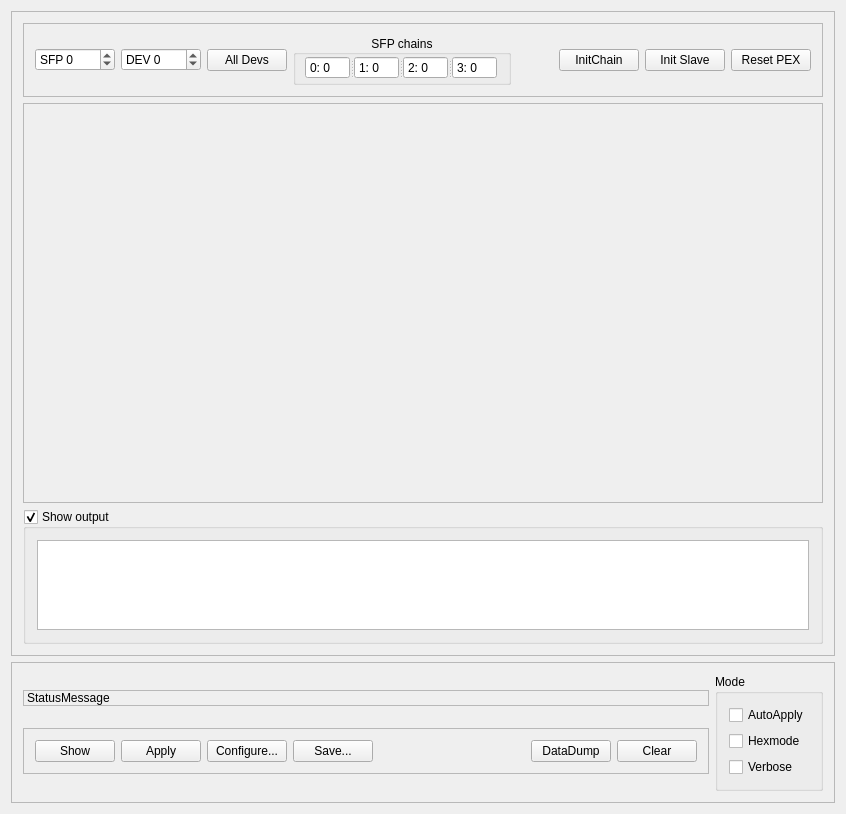
<?xml version="1.0" encoding="UTF-8"?>
<ui version="4.0">
 <class>GosipGui</class>
 <widget class="QWidget" name="GosipGui">
  <property name="geometry">
   <rect>
    <x>0</x>
    <y>0</y>
    <width>846</width>
    <height>814</height>
   </rect>
  </property>
  <property name="windowTitle">
   <string>GOSIP GUI</string>
  </property>
  <layout class="QGridLayout" name="gridLayout_4">
   <item row="1" column="0">
    <widget class="QScrollArea" name="ControlButton_scrollArea">
     <property name="sizePolicy">
      <sizepolicy hsizetype="Expanding" vsizetype="Maximum">
       <horstretch>0</horstretch>
       <verstretch>0</verstretch>
      </sizepolicy>
     </property>
     <property name="minimumSize">
      <size>
       <width>0</width>
       <height>125</height>
      </size>
     </property>
     <property name="widgetResizable">
      <bool>true</bool>
     </property>
     <widget class="QWidget" name="scrollAreaWidgetContents_2">
      <property name="geometry">
       <rect>
        <x>0</x>
        <y>0</y>
        <width>824</width>
        <height>123</height>
       </rect>
      </property>
      <layout class="QGridLayout" name="gridLayout">
       <item row="0" column="0">
        <layout class="QVBoxLayout" name="verticalLayout">
         <item>
          <widget class="QLabel" name="StatusLabel">
           <property name="sizePolicy">
            <sizepolicy hsizetype="Preferred" vsizetype="Fixed">
             <horstretch>0</horstretch>
             <verstretch>0</verstretch>
            </sizepolicy>
           </property>
           <property name="toolTip">
            <string>&lt;html&gt;&lt;head/&gt;&lt;body&gt;&lt;p&gt;Currently shown device and last refresh time&lt;/p&gt;&lt;/body&gt;&lt;/html&gt;</string>
           </property>
           <property name="locale">
            <locale language="English" country="UnitedStates"/>
           </property>
           <property name="frameShape">
            <enum>QFrame::StyledPanel</enum>
           </property>
           <property name="text">
            <string>StatusMessage</string>
           </property>
          </widget>
         </item>
         <item>
          <widget class="QFrame" name="controlframe">
           <property name="sizePolicy">
            <sizepolicy hsizetype="Preferred" vsizetype="Fixed">
             <horstretch>0</horstretch>
             <verstretch>0</verstretch>
            </sizepolicy>
           </property>
           <property name="frameShape">
            <enum>QFrame::StyledPanel</enum>
           </property>
           <property name="frameShadow">
            <enum>QFrame::Raised</enum>
           </property>
           <layout class="QHBoxLayout" name="horizontalLayout_3">
            <item>
             <widget class="QPushButton" name="RefreshButton">
              <property name="toolTip">
               <string>&lt;html&gt;&lt;head/&gt;&lt;body&gt;&lt;p&gt;Show values for current SFP and DEV.&lt;/p&gt;&lt;/body&gt;&lt;/html&gt;</string>
              </property>
              <property name="text">
               <string>Show</string>
              </property>
             </widget>
            </item>
            <item>
             <widget class="QPushButton" name="ApplyButton">
              <property name="toolTip">
               <string>&lt;html&gt;&lt;head/&gt;&lt;body&gt;&lt;p&gt;Apply settings to selected SFP and DEV&lt;/p&gt;&lt;/body&gt;&lt;/html&gt;</string>
              </property>
              <property name="text">
               <string>Apply</string>
              </property>
             </widget>
            </item>
            <item>
             <widget class="QPushButton" name="ConfigButton">
              <property name="toolTip">
               <string>&lt;html&gt;&lt;head/&gt;&lt;body&gt;&lt;p&gt;Set up registers from configuration file (*.gos)&lt;/p&gt;&lt;/body&gt;&lt;/html&gt;</string>
              </property>
              <property name="text">
               <string>Configure...</string>
              </property>
             </widget>
            </item>
            <item>
             <widget class="QPushButton" name="SaveConfigButton">
              <property name="toolTip">
               <string>Save registers to configuration file (*.gos) </string>
              </property>
              <property name="text">
               <string>Save...</string>
              </property>
             </widget>
            </item>
            <item>
             <spacer name="horizontalSpacer">
              <property name="orientation">
               <enum>Qt::Horizontal</enum>
              </property>
              <property name="sizeHint" stdset="0">
               <size>
                <width>40</width>
                <height>20</height>
               </size>
              </property>
             </spacer>
            </item>
            <item>
             <widget class="QPushButton" name="DumpButton">
              <property name="toolTip">
               <string>&lt;html&gt;&lt;head/&gt;&lt;body&gt;&lt;p&gt;Dump main register contents of selected device&lt;/p&gt;&lt;/body&gt;&lt;/html&gt;</string>
              </property>
              <property name="text">
               <string>DataDump</string>
              </property>
             </widget>
            </item>
            <item>
             <widget class="QPushButton" name="ClearOutputButton">
              <property name="toolTip">
               <string>&lt;html&gt;&lt;head/&gt;&lt;body&gt;&lt;p&gt;Clear output text window&lt;/p&gt;&lt;/body&gt;&lt;/html&gt;</string>
              </property>
              <property name="text">
               <string>Clear</string>
              </property>
             </widget>
            </item>
           </layout>
          </widget>
         </item>
        </layout>
       </item>
       <item row="0" column="1">
        <widget class="QGroupBox" name="ModesgroupBox">
         <property name="sizePolicy">
          <sizepolicy hsizetype="Preferred" vsizetype="Fixed">
           <horstretch>0</horstretch>
           <verstretch>0</verstretch>
          </sizepolicy>
         </property>
         <property name="title">
          <string>Mode</string>
         </property>
         <layout class="QVBoxLayout" name="verticalLayout_9">
          <item>
           <widget class="QCheckBox" name="checkBox_AA">
            <property name="toolTip">
             <string>&lt;html&gt;&lt;head/&gt;&lt;body&gt;&lt;p&gt;If checked values will be applyed directly when GUI elements are changed &lt;/p&gt;&lt;/body&gt;&lt;/html&gt;</string>
            </property>
            <property name="text">
             <string>AutoApply</string>
            </property>
           </widget>
          </item>
          <item>
           <widget class="QCheckBox" name="HexBox">
            <property name="toolTip">
             <string>&lt;html&gt;&lt;head/&gt;&lt;body&gt;&lt;p&gt;Check for hexadecimal numbers mode&lt;/p&gt;&lt;/body&gt;&lt;/html&gt;</string>
            </property>
            <property name="text">
             <string>Hexmode</string>
            </property>
           </widget>
          </item>
          <item>
           <widget class="QCheckBox" name="DebugBox">
            <property name="toolTip">
             <string>&lt;html&gt;&lt;head/&gt;&lt;body&gt;&lt;p&gt;Check for verbose debug mode of gosipcmd&lt;/p&gt;&lt;/body&gt;&lt;/html&gt;</string>
            </property>
            <property name="text">
             <string>Verbose</string>
            </property>
           </widget>
          </item>
         </layout>
        </widget>
       </item>
      </layout>
     </widget>
    </widget>
   </item>
   <item row="0" column="0">
    <widget class="QScrollArea" name="Main_scrollArea">
     <property name="widgetResizable">
      <bool>true</bool>
     </property>
     <widget class="QWidget" name="scrollAreaWidgetContents_4">
      <property name="geometry">
       <rect>
        <x>0</x>
        <y>0</y>
        <width>824</width>
        <height>659</height>
       </rect>
      </property>
      <layout class="QGridLayout" name="gridLayout_5">
       <item row="0" column="0">
        <widget class="QFrame" name="configureframe">
         <property name="sizePolicy">
          <sizepolicy hsizetype="Preferred" vsizetype="Fixed">
           <horstretch>0</horstretch>
           <verstretch>0</verstretch>
          </sizepolicy>
         </property>
         <property name="frameShape">
          <enum>QFrame::StyledPanel</enum>
         </property>
         <property name="frameShadow">
          <enum>QFrame::Raised</enum>
         </property>
         <layout class="QGridLayout" name="gridLayout_3">
          <item row="0" column="6">
           <widget class="QPushButton" name="ResetSlaveButton">
            <property name="toolTip">
             <string>&lt;html&gt;&lt;head/&gt;&lt;body&gt;&lt;p&gt;Reset logic on selected slave device&lt;/p&gt;&lt;/body&gt;&lt;/html&gt;</string>
            </property>
            <property name="text">
             <string>Init Slave</string>
            </property>
           </widget>
          </item>
          <item row="0" column="4">
           <spacer name="horizontalSpacer_2">
            <property name="orientation">
             <enum>Qt::Horizontal</enum>
            </property>
            <property name="sizeHint" stdset="0">
             <size>
              <width>378</width>
              <height>20</height>
             </size>
            </property>
           </spacer>
          </item>
          <item row="0" column="1">
           <widget class="QSpinBox" name="SlavespinBox">
            <property name="minimumSize">
             <size>
              <width>80</width>
              <height>0</height>
             </size>
            </property>
            <property name="toolTip">
             <string>&lt;html&gt;&lt;head/&gt;&lt;body&gt;&lt;p&gt;Number of device at sfp chain. -1 for broadcast setting.&lt;/p&gt;&lt;/body&gt;&lt;/html&gt;</string>
            </property>
            <property name="suffix">
             <string/>
            </property>
            <property name="prefix">
             <string>DEV </string>
            </property>
            <property name="minimum">
             <number>-1</number>
            </property>
            <property name="maximum">
             <number>254</number>
            </property>
            <property name="value">
             <number>0</number>
            </property>
           </widget>
          </item>
          <item row="0" column="5">
           <widget class="QPushButton" name="InitChainButton">
            <property name="toolTip">
             <string>&lt;html&gt;&lt;head/&gt;&lt;body&gt;&lt;p&gt;Initialize chain of slaves at SFP as set in spinbox&lt;/p&gt;&lt;/body&gt;&lt;/html&gt;</string>
            </property>
            <property name="text">
             <string>InitChain</string>
            </property>
           </widget>
          </item>
          <item row="0" column="7">
           <widget class="QPushButton" name="ResetBoardButton">
            <property name="toolTip">
             <string>Reset sfp engine on pex board</string>
            </property>
            <property name="text">
             <string>Reset PEX</string>
            </property>
           </widget>
          </item>
          <item row="0" column="2">
           <widget class="QPushButton" name="BroadcastButton">
            <property name="toolTip">
             <string>Set to broadcast mode</string>
            </property>
            <property name="text">
             <string>All Devs</string>
            </property>
            <property name="checkable">
             <bool>true</bool>
            </property>
            <property name="checked">
             <bool>false</bool>
            </property>
            <property name="autoDefault">
             <bool>false</bool>
            </property>
            <property name="flat">
             <bool>false</bool>
            </property>
           </widget>
          </item>
          <item row="0" column="3">
           <widget class="QGroupBox" name="groupBox">
            <property name="title">
             <string>SFP chains</string>
            </property>
            <property name="alignment">
             <set>Qt::AlignCenter</set>
            </property>
            <property name="flat">
             <bool>false</bool>
            </property>
            <property name="checkable">
             <bool>false</bool>
            </property>
            <layout class="QGridLayout" name="gridLayout_10">
             <property name="leftMargin">
              <number>9</number>
             </property>
             <property name="topMargin">
              <number>1</number>
             </property>
             <property name="bottomMargin">
              <number>3</number>
             </property>
             <item row="0" column="0">
              <widget class="QSplitter" name="splitter">
               <property name="orientation">
                <enum>Qt::Horizontal</enum>
               </property>
               <widget class="QSpinBox" name="Chain0_Box">
                <property name="toolTip">
                 <string>Number of initialized devices at SFP 0 chain </string>
                </property>
                <property name="readOnly">
                 <bool>true</bool>
                </property>
                <property name="buttonSymbols">
                 <enum>QAbstractSpinBox::NoButtons</enum>
                </property>
                <property name="prefix">
                 <string>0: </string>
                </property>
                <property name="maximum">
                 <number>255</number>
                </property>
               </widget>
               <widget class="QSpinBox" name="Chain1_Box">
                <property name="toolTip">
                 <string>Number of initialized devices at SFP 1 chain </string>
                </property>
                <property name="readOnly">
                 <bool>true</bool>
                </property>
                <property name="buttonSymbols">
                 <enum>QAbstractSpinBox::NoButtons</enum>
                </property>
                <property name="prefix">
                 <string>1: </string>
                </property>
                <property name="maximum">
                 <number>255</number>
                </property>
                <property name="value">
                 <number>0</number>
                </property>
               </widget>
               <widget class="QSpinBox" name="Chain2_Box">
                <property name="toolTip">
                 <string>Number of initialized devices at SFP 2 chain </string>
                </property>
                <property name="readOnly">
                 <bool>true</bool>
                </property>
                <property name="buttonSymbols">
                 <enum>QAbstractSpinBox::NoButtons</enum>
                </property>
                <property name="prefix">
                 <string>2: </string>
                </property>
                <property name="maximum">
                 <number>255</number>
                </property>
               </widget>
               <widget class="QSpinBox" name="Chain3_Box">
                <property name="toolTip">
                 <string>Number of initialized devices at SFP 3 chain </string>
                </property>
                <property name="readOnly">
                 <bool>true</bool>
                </property>
                <property name="buttonSymbols">
                 <enum>QAbstractSpinBox::NoButtons</enum>
                </property>
                <property name="prefix">
                 <string>3: </string>
                </property>
                <property name="maximum">
                 <number>255</number>
                </property>
               </widget>
              </widget>
             </item>
            </layout>
           </widget>
          </item>
          <item row="0" column="0">
           <widget class="QSpinBox" name="SFPspinBox">
            <property name="minimumSize">
             <size>
              <width>80</width>
              <height>0</height>
             </size>
            </property>
            <property name="toolTip">
             <string>&lt;html&gt;&lt;head/&gt;&lt;body&gt;&lt;p&gt;Number of sfp chain. -1 for broadcast to all chains&lt;/p&gt;&lt;/body&gt;&lt;/html&gt;</string>
            </property>
            <property name="suffix">
             <string/>
            </property>
            <property name="prefix">
             <string>SFP </string>
            </property>
            <property name="minimum">
             <number>-1</number>
            </property>
            <property name="maximum">
             <number>3</number>
            </property>
            <property name="value">
             <number>0</number>
            </property>
           </widget>
          </item>
         </layout>
         <zorder>SFPspinBox</zorder>
         <zorder>SlavespinBox</zorder>
         <zorder>horizontalSpacer_2</zorder>
         <zorder>InitChainButton</zorder>
         <zorder>BroadcastButton</zorder>
         <zorder>ResetSlaveButton</zorder>
         <zorder>ResetBoardButton</zorder>
         <zorder>groupBox</zorder>
        </widget>
       </item>
       <item row="1" column="0">
        <widget class="QScrollArea" name="Settings_scrollArea">
         <property name="minimumSize">
          <size>
           <width>0</width>
           <height>400</height>
          </size>
         </property>
         <property name="widgetResizable">
          <bool>true</bool>
         </property>
         <widget class="QWidget" name="scrollAreaWidgetContents_3">
          <property name="geometry">
           <rect>
            <x>0</x>
            <y>0</y>
            <width>802</width>
            <height>396</height>
           </rect>
          </property>
         </widget>
        </widget>
       </item>
       <item row="2" column="0">
        <widget class="QGroupBox" name="ShowLogBox">
         <property name="title">
          <string>Show output</string>
         </property>
         <property name="flat">
          <bool>false</bool>
         </property>
         <property name="checkable">
          <bool>true</bool>
         </property>
         <layout class="QGridLayout" name="gridLayout_2">
          <item row="0" column="0">
           <widget class="QPlainTextEdit" name="TextOutput">
            <property name="font">
             <font>
              <family>Andale Mono</family>
             </font>
            </property>
            <property name="readOnly">
             <bool>true</bool>
            </property>
           </widget>
          </item>
         </layout>
        </widget>
       </item>
      </layout>
     </widget>
    </widget>
   </item>
  </layout>
 </widget>
 <layoutdefault spacing="6" margin="11"/>
 <tabstops>
  <tabstop>SFPspinBox</tabstop>
  <tabstop>SlavespinBox</tabstop>
  <tabstop>BroadcastButton</tabstop>
  <tabstop>InitChainButton</tabstop>
  <tabstop>ResetBoardButton</tabstop>
  <tabstop>RefreshButton</tabstop>
  <tabstop>ApplyButton</tabstop>
  <tabstop>ConfigButton</tabstop>
  <tabstop>DumpButton</tabstop>
  <tabstop>ClearOutputButton</tabstop>
  <tabstop>DebugBox</tabstop>
 </tabstops>
 <resources/>
 <connections/>
</ui>
